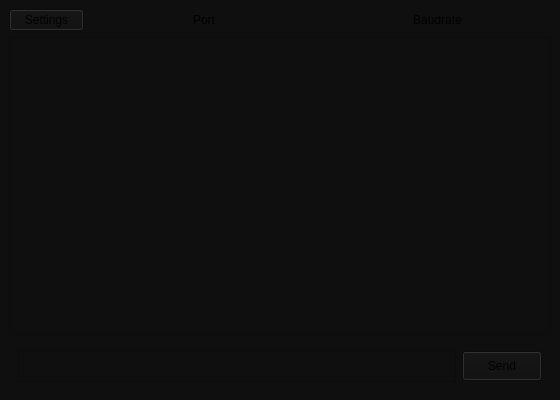
<?xml version="1.0" encoding="UTF-8"?>
<ui version="4.0">
 <class>serial_window</class>
 <widget class="QMainWindow" name="serial_window">
  <property name="geometry">
   <rect>
    <x>0</x>
    <y>0</y>
    <width>560</width>
    <height>400</height>
   </rect>
  </property>
  <property name="windowTitle">
   <string>Serial shell</string>
  </property>
  <property name="styleSheet">
   <string notr="true">background-color: rgb(15, 15, 15)</string>
  </property>
  <widget class="QWidget" name="centralwidget">
   <layout class="QGridLayout" name="gridLayout">
    <item row="1" column="0">
     <layout class="QHBoxLayout" name="horizontalLayout">
      <item>
       <widget class="QPushButton" name="BTN_settings">
        <property name="maximumSize">
         <size>
          <width>75</width>
          <height>16777215</height>
         </size>
        </property>
        <property name="text">
         <string>Settings</string>
        </property>
       </widget>
      </item>
      <item>
       <widget class="QLabel" name="LBL_port">
        <property name="text">
         <string>Port</string>
        </property>
        <property name="alignment">
         <set>Qt::AlignCenter</set>
        </property>
       </widget>
      </item>
      <item>
       <widget class="QLabel" name="LBL_baudrate">
        <property name="text">
         <string>Baudrate</string>
        </property>
        <property name="alignment">
         <set>Qt::AlignCenter</set>
        </property>
       </widget>
      </item>
     </layout>
    </item>
    <item row="3" column="0">
     <widget class="QWidget" name="WDG_input_bar" native="true">
      <property name="maximumSize">
       <size>
        <width>16777215</width>
        <height>50</height>
       </size>
      </property>
      <layout class="QGridLayout" name="gridLayout_2">
       <item row="1" column="1">
        <widget class="QPushButton" name="BTN_send">
         <property name="minimumSize">
          <size>
           <width>0</width>
           <height>30</height>
          </size>
         </property>
         <property name="text">
          <string>Send</string>
         </property>
        </widget>
       </item>
       <item row="1" column="0">
        <widget class="QTextEdit" name="TXT_input">
         <property name="minimumSize">
          <size>
           <width>0</width>
           <height>20</height>
          </size>
         </property>
         <property name="styleSheet">
          <string notr="true"/>
         </property>
        </widget>
       </item>
      </layout>
     </widget>
    </item>
    <item row="2" column="0">
     <widget class="QTextEdit" name="TXT_output">
      <property name="readOnly">
       <bool>true</bool>
      </property>
     </widget>
    </item>
   </layout>
  </widget>
 </widget>
 <resources/>
 <connections/>
</ui>
